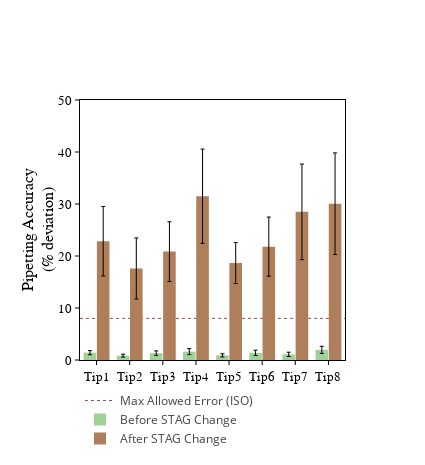

Notebook cell for this chart:
### Markdown cell above
### Plot average errors pre- and post-calibration

### Code cell
colors = ['#A0D297', '#AF7E5A']

yaxis_ranges = (0, 50)

#These are max acceptable error levels laid out by ISO for each volume level
iso_ranges = (2.4, 8)

#Typically found max errors for manual multichannel pipettes
manual_ranges = (1, 5.5)

trace_list = []
trace_list.append(go.Scatter(x=np.linspace(0, 10, 8), y=[iso_ranges[1]]*8,
                             name='Max Allowed Error (ISO)',
                             mode='lines', line=dict(dash='dot',color='#9b5151',width=1),
                             xaxis='x2', showlegend=True))

trace_list.append(go.Bar(x=list(calib_result_df.index), y=calib_result_df['pre_error'].to_list(),
                         error_y=dict(type='data', array=calib_result_df['pre_error_stderr'].to_list(),
                                      width=2, thickness=1, color='black'),
                         marker=dict(color=colors[0], line=dict(width=0, color='black')),
                         textfont=dict(family='Arial', size=20, color='black'),
                         name='Before STAG Change', showlegend=True))
trace_list.append(go.Bar(x=list(calib_result_df.index), y=calib_result_df['post_error'].to_list(),
                         error_y=dict(type='data', array=calib_result_df['post_error_stderr'].to_list(),
                                      width=2, thickness=1, color='black'),
                         marker=dict(color=colors[1], line=dict(width=0, color='black')),
                         textfont=dict(family='Arial', size=40, color='black'),
                         name='After STAG Change', showlegend=True))

layout = go.Layout(height=465, width=425, showlegend=True, barmode='group', bargap=0.2, bargroupgap=0.05,
                   legend_orientation='h',

                    xaxis=dict(#title_text=xaxis_titles[i], 
#                               title_font=dict(family='Arial',size=13,color='black'), title_standoff=0,
                              showline=True, linewidth=1, linecolor='black', mirror=True, showgrid=False,
                              ticks='outside', ticklen=4, tickfont=dict(size=13, family='Arial', color='black'),
                              tickangle=0, tickcolor='black', side='bottom', 
                              type='category', anchor='y', overlaying='x2'),

                   xaxis2=dict(showline=False,linewidth=0,ticklen=0,side='top',type='linear',range=(0,8),
                               anchor='y',visible=False),

                   yaxis=dict(title='Pipetting Accuracy<br>(% deviation)',
                              titlefont=dict(family='Arial', size=16, color='black'), title_standoff=0,
                              showline=True, linewidth=1, linecolor='black', mirror=True, showgrid=False,
                              ticks='outside', ticklen=4, tickfont=dict(family='Arial',size=13, color='black'),
                              tickangle=0, tickcolor='black', range=yaxis_ranges))

fig = go.Figure(data=trace_list,layout=layout)
plot(fig)
#pio.write_image(fig,"Figures/fig_2_airgapeffect.svg",format='svg')
display(pd.DataFrame(calib_result_df['pvalue']))

### Figure 1 — Plotly figure (JSON) as saved in the notebook; plotly's stock layout.template omitted (floating-point values rounded to 4 significant figures)
{"data": [{"line": {"color": "#9b5151", "dash": "dot", "width": 1}, "mode": "lines", "name": "Max Allowed Error (ISO)", "showlegend": true, "type": "scatter", "x": [0, 1.429, 2.857, 4.286, 5.714, 7.143, 8.571, 10], "xaxis": "x2", "y": [8, 8, 8, 8, 8, 8, 8, 8]}, {"error_y": {"array": [0.4033, 0.2803, 0.4302, 0.5756, 0.303, 0.5094, 0.4127, 0.6824], "color": "black", "thickness": 1, "type": "data", "width": 2}, "marker": {"color": "#A0D297", "line": {"color": "black", "width": 0}}, "name": "Before STAG Change", "showlegend": true, "textfont": {"color": "black", "family": "Arial", "size": 20}, "type": "bar", "x": ["Tip1", "Tip2", "Tip3", "Tip4", "Tip5", "Tip6", "Tip7", "Tip8"], "y": [1.414, 0.8341, 1.319, 1.61, 0.8893, 1.375, 1.089, 1.948]}, {"error_y": {"array": [6.691, 5.867, 5.74, 9.066, 3.94, 5.689, 9.189, 9.767], "color": "black", "thickness": 1, "type": "data", "width": 2}, "marker": {"color": "#AF7E5A", "line": {"color": "black", "width": 0}}, "name": "After STAG Change", "showlegend": true, "textfont": {"color": "black", "family": "Arial", "size": 40}, "type": "bar", "x": ["Tip1", "Tip2", "Tip3", "Tip4", "Tip5", "Tip6", "Tip7", "Tip8"], "y": [22.84, 17.6, 20.84, 31.5, 18.65, 21.8, 28.49, 30.06]}], "layout": {"bargap": 0.2, "bargroupgap": 0.05, "barmode": "group", "height": 465, "legend": {"orientation": "h"}, "showlegend": true, "width": 425, "xaxis": {"anchor": "y", "linecolor": "black", "linewidth": 1, "mirror": true, "overlaying": "x2", "showgrid": false, "showline": true, "side": "bottom", "tickangle": 0, "tickcolor": "black", "tickfont": {"color": "black", "family": "Arial", "size": 13}, "ticklen": 4, "ticks": "outside", "type": "category"}, "xaxis2": {"anchor": "y", "linewidth": 0, "range": [0, 8], "showline": false, "side": "top", "ticklen": 0, "type": "linear", "visible": false}, "yaxis": {"linecolor": "black", "linewidth": 1, "mirror": true, "range": [0, 50], "showgrid": false, "showline": true, "tickangle": 0, "tickcolor": "black", "tickfont": {"color": "black", "family": "Arial", "size": 13}, "ticklen": 4, "ticks": "outside", "title": {"font": {"color": "black", "family": "Arial", "size": 16}, "standoff": 0, "text": "Pipetting Accuracy<br>(% deviation)"}}}}
